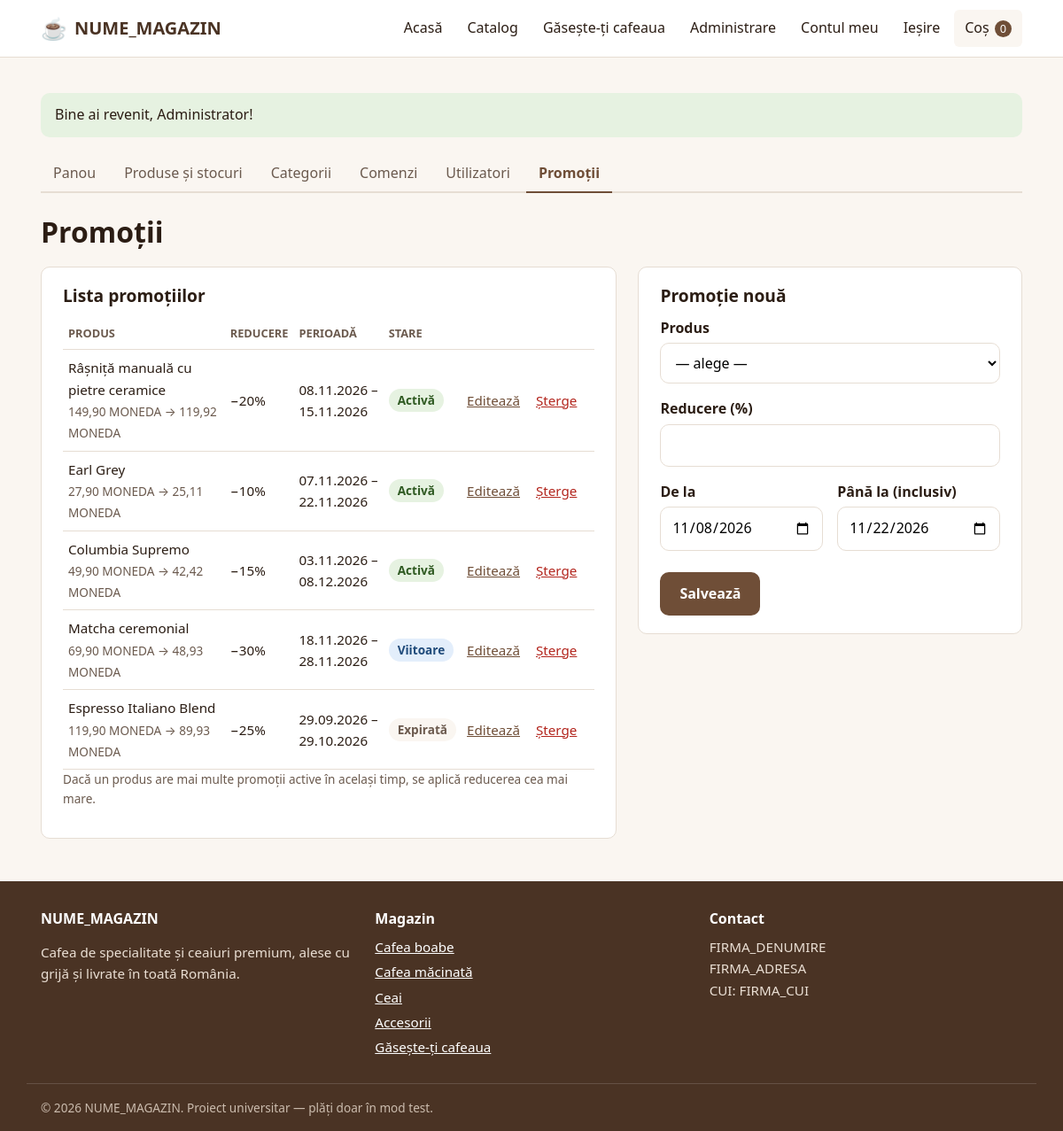
The app's page /admin/promotii.php (signed in) with its own data.
### tables this page shows
CREATE TABLE promotii (
    id         INT UNSIGNED AUTO_INCREMENT PRIMARY KEY,
    produs_id  INT UNSIGNED NOT NULL,
    procent    TINYINT UNSIGNED NOT NULL,
    data_start DATE NOT NULL,
    data_end   DATE NOT NULL,
    CONSTRAINT chk_promotii_procent CHECK (procent BETWEEN 1 AND 90),
    CONSTRAINT chk_promotii_perioada CHECK (data_end >= data_start),
    CONSTRAINT fk_promotii_produs FOREIGN KEY (produs_id)
        REFERENCES produse(id) ON DELETE CASCADE,
    INDEX idx_promotii_perioada (produs_id, data_start, data_end)
);

CREATE TABLE produse (
    id           INT UNSIGNED AUTO_INCREMENT PRIMARY KEY,
    categorie_id INT UNSIGNED NOT NULL,
    nume         VARCHAR(150) NOT NULL,
    descriere    TEXT,
    pret         DECIMAL(10,2) NOT NULL,
    gramaj       VARCHAR(50),                
    imagine      VARCHAR(255),               
    stoc         INT UNSIGNED NOT NULL DEFAULT 0,
    activ        TINYINT(1) NOT NULL DEFAULT 1,
    creat_la     DATETIME NOT NULL DEFAULT CURRENT_TIMESTAMP,
    CONSTRAINT chk_produse_pret CHECK (pret > 0),
     
    CONSTRAINT fk_produse_categorie FOREIGN KEY (categorie_id)
        REFERENCES categorii(id) ON DELETE RESTRICT ON UPDATE CASCADE,
    INDEX idx_produse_activ (activ, categorie_id)
);

CREATE TABLE categorii (
    id        INT UNSIGNED AUTO_INCREMENT PRIMARY KEY,
    nume      VARCHAR(100) NOT NULL UNIQUE,
    descriere TEXT,
    cota_tva  DECIMAL(5,2) NOT NULL DEFAULT 21.00,
    CONSTRAINT chk_categorii_tva CHECK (cota_tva >= 0 AND cota_tva <= 100)
);

### includes/db.php (called while the page is built, shortened)
<?php
function db(): PDO
{
    static $pdo = null;
    if ($pdo === null) {
        $dsn = 'mysql:host=' . DB_HOST . ';dbname=' . DB_NUME . ';charset=utf8mb4';
        $optiuni = [
            PDO::ATTR_ERRMODE            => PDO::ERRMODE_EXCEPTION,
            PDO::ATTR_DEFAULT_FETCH_MODE => PDO::FETCH_ASSOC,
            PDO::ATTR_EMULATE_PREPARES   => false,
        ];
        try {
            $pdo = new PDO($dsn, DB_UTILIZATOR, DB_PAROLA, $optiuni);
        } catch (PDOException $e) {
            http_response_code(500);
            exit(MOD_DEZVOLTARE
                ? 'Eroare conexiune DB: ' . htmlspecialchars($e->getMessage())
                : 'Serviciul este temporar indisponibil. Încercați mai târziu.');
        }
    }
    return $pdo;
}

### admin/promotii.php (the view, shortened to what this page needs)
<?php
$editId = filter_input(INPUT_GET, 'id', FILTER_VALIDATE_INT, ['options' => ['min_range' => 1]]) ?: null;
$form   = ['produs_id' => '', 'procent' => '', 'data_start' => date('Y-m-d'), 'data_end' => date('Y-m-d', strtotime('+14 days'))];
$promotii = db()->query(
    "SELECT pr.id, pr.procent, pr.data_start, pr.data_end, p.nume, p.pret,
            CASE WHEN CURDATE() < pr.data_start THEN 'viitoare'
                 WHEN CURDATE() > pr.data_end   THEN 'expirata'
                 ELSE 'activa' END AS stare,
            CASE WHEN CURDATE() < pr.data_start THEN 2
                 WHEN CURDATE() > pr.data_end   THEN 3
                 ELSE 1 END AS ordine              -- active, apoi viitoare, apoi expirate
       FROM promotii pr JOIN produse p ON p.id = pr.produs_id
      ORDER BY ordine, pr.data_end"
)->fetchAll();
require __DIR__ . '/../includes/header.php';
require __DIR__ . '/../includes/admin_meniu.php';
$etichete = ['activa' => 'Activă', 'viitoare' => 'Viitoare', 'expirata' => 'Expirată'];
?>
<h1>Promoții</h1>
<div class="checkout">
    <section class="card">
        <h2>Lista promoțiilor</h2>
        <?php if (!$promotii): ?>
            <p>Nu există promoții.</p>
        <?php else: ?>
        <table class="tabel-simplu">
            <thead>
                <tr><th scope="col">Produs</th><th scope="col">Reducere</th><th scope="col">Perioadă</th><th scope="col">Stare</th><th scope="col"><span class="vizual-ascuns">Acțiuni</span></th></tr>
            </thead>
            <tbody>
            <?php foreach ($promotii as $pr): ?>
                <tr<?= $editId === (int)$pr['id'] ? ' class="rand-selectat"' : '' ?>>
                    <td><?= e($pr['nume']) ?><br>
                        <span class="nota"><?= e(formatPret((float)$pr['pret'])) ?> → <?= e(formatPret(pretFinal((float)$pr['pret'], (int)$pr['procent']))) ?></span></td>
                    <td>−<?= (int)$pr['procent'] ?>%</td>
                    <td><?= e(date('d.m.Y', strtotime($pr['data_start']))) ?> –<br><?= e(date('d.m.Y', strtotime($pr['data_end']))) ?></td>
                    <td><span class="stare-promo stare-promo--<?= e($pr['stare']) ?>"><?= e($etichete[$pr['stare']]) ?></span></td>
                    <td class="actiuni">
                        <a href="<?= e(url('admin/promotii.php?id=' . $pr['id'])) ?>">Editează</a>
                        <form method="post" action="<?= e(url('admin/promotii.php')) ?>" data-confirma="Ștergi promoția pentru „<?= e($pr['nume']) ?>”?">
                            <button class="buton-sterge" type="submit">Șterge</button>
                        </form>
                    </td>
                </tr>
            <?php endforeach; ?>
            </tbody>
        </table>
        <?php endif; ?>
        <p class="nota">Dacă un produs are mai multe promoții active în același timp, se aplică reducerea cea mai mare.</p>
    </section>
    <section class="card">
        <h2><?= $editId ? 'Editează promoția' : 'Promoție nouă' ?></h2>
        <form method="post" action="<?= e(url('admin/promotii.php' . ($editId ? '?id=' . $editId : ''))) ?>">
            <div class="camp">
                <label for="produs_id">Produs</label>
                <select id="produs_id" name="produs_id" required>
                    <option value="">— alege —</option>
                </select>
            </div>
            <div class="camp">
                <label for="procent">Reducere (%)</label>
                <input id="procent" name="procent" type="number" min="1" max="90" value="<?= e((string)$form['procent']) ?>" required>
            </div>
            <div class="campuri-2">
                <div class="camp">
                    <label for="data_start">De la</label>
                    <input id="data_start" name="data_start" type="date" value="<?= e((string)$form['data_start']) ?>" required>
                </div>
                <div class="camp">
                    <label for="data_end">Până la (inclusiv)</label>
                    <input id="data_end" name="data_end" type="date" value="<?= e((string)$form['data_end']) ?>" required>
                </div>
            </div>
            <div class="butoane-form">
                <button class="buton" type="submit">Salvează</button>
            </div>
        </form>
    </section>
</div>
<?php require __DIR__ . '/../includes/footer.php'; ?>

### includes/footer.php (shortened to what this page needs)
</main>
<footer class="subsol">
    <div class="container subsol__grila">
        <section>
            <h2 class="subsol__titlu"><?= e(NUME_MAGAZIN) ?></h2>
            <p>Cafea de specialitate și ceaiuri premium, alese cu grijă și livrate în toată România.</p>
        </section>
        <section>
            <h2 class="subsol__titlu">Magazin</h2>
            <ul class="subsol__lista">
                <?php foreach (categoriiMeniu() as $cat): ?>
                    <li><a href="<?= e(url('catalog.php?categorie=' . $cat['id'])) ?>"><?= e($cat['nume']) ?></a></li>
                <?php endforeach; ?>
                <li><a href="<?= e(url('quiz.php')) ?>">Găsește-ți cafeaua</a></li>
            </ul>
        </section>
        <section>
            <h2 class="subsol__titlu">Contact</h2>
            <address>
                <?= e(FIRMA_DENUMIRE) ?><br>
                <?= e(FIRMA_ADRESA) ?><br>
                CUI: <?= e(FIRMA_CUI) ?>
            </address>
        </section>
    </div>
    <p class="container subsol__copyright">
        &copy; <?= date('Y') ?> <?= e(NUME_MAGAZIN) ?>. Proiect universitar — plăți doar în mod test.
    </p>
</footer>
</body>
</html>

### assets/css/style.css (style rules this page uses)
:root { --culoare-fundal: #faf6f1; --culoare-suprafata: #ffffff; --culoare-text: #2b1d14; --culoare-text-slab: #6b5a4e; --culoare-primara: #6f4e37; --culoare-primara-inchisa: #4a3324; --culoare-accent: #5a7d4d; --culoare-bordura: #e6ddd3; --culoare-reducere: #b3261e; --culoare-succes-fundal: #e6f2e1; --culoare-eroare-fundal: #fbe7e5; --font: system-ui, -apple-system, "Segoe UI", Roboto, Ubuntu, sans-serif; --raza: 10px; --umbra: 0 2px 8px rgba(43, 29, 20, .08); --latime-max: 1140px; }
*, *::before, *::after { box-sizing: border-box; }
body { margin: 0; font-family: var(--font); font-size: 1rem; line-height: 1.6; color: var(--culoare-text); background: var(--culoare-fundal); display: flex; flex-direction: column; min-height: 100vh; }
a { color: var(--culoare-primara); }
h1, h2, h3 { line-height: 1.25; margin: 0 0 .6em; }
.container { width: 100%; max-width: var(--latime-max); margin: 0 auto; padding: 0 16px; }
.buton { display: inline-block; padding: 10px 20px; border: 2px solid var(--culoare-primara); border-radius: var(--raza); background: var(--culoare-primara); color: #fff; font: inherit; font-weight: 600; text-decoration: none; cursor: pointer; transition: background .15s, border-color .15s; }
.camp { margin-bottom: 16px; }
.camp label { display: block; font-weight: 600; margin-bottom: 4px; }
.camp input, .camp select, .camp textarea { width: 100%; padding: 10px 12px; font: inherit; border: 1px solid var(--culoare-bordura); border-radius: var(--raza); background: #fff; }
.subsol { background: var(--culoare-primara-inchisa); color: #eadfd4; padding-top: 32px; font-size: .95rem; }
.subsol a { color: #fff; }
.subsol__grila { display: grid; gap: 24px; grid-template-columns: repeat(auto-fit, minmax(200px, 1fr)); }
.subsol__titlu { font-size: 1rem; color: #fff; }
.subsol__lista { list-style: none; margin: 0; padding: 0; }
.subsol__lista li { margin-bottom: 4px; }
.subsol address { font-style: normal; }
.subsol__copyright { border-top: 1px solid rgba(255,255,255,.15); margin-top: 24px; padding-top: 16px; padding-bottom: 16px; font-size: .85rem; color: #cbbcae; }
.nota { font-size: .85rem; color: var(--culoare-text-slab); margin-top: 0; }
.card { background: var(--culoare-suprafata); border: 1px solid var(--culoare-bordura); border-radius: var(--raza); padding: 20px 24px; margin-bottom: 24px; }
.card h2 { font-size: 1.2rem; }
.buton-sterge { background: none; border: 0; padding: 6px; font: inherit; cursor: pointer; color: var(--culoare-reducere); text-decoration: underline; }
.checkout { display: grid; gap: 24px; align-items: start; }
@media (min-width: 900px) { .checkout { grid-template-columns: 3fr 2fr; } }
.checkout .card { margin-bottom: 0; }
.tabel-simplu, .tabel-tva { width: 100%; border-collapse: collapse; font-size: .95rem; }
.tabel-simplu th, .tabel-simplu td, .tabel-tva th, .tabel-tva td { padding: 8px 6px; text-align: left; border-bottom: 1px solid var(--culoare-bordura); }
.tabel-simplu thead th, .tabel-tva thead th { font-size: .8rem; text-transform: uppercase; color: var(--culoare-text-slab); }
.tabel-simplu td:not(:first-child), .tabel-tva td { white-space: nowrap; }
.card { overflow-x: auto; }
td.actiuni { white-space: nowrap; }
td.actiuni > a, td.actiuni > form { display: inline-block; vertical-align: middle; margin: 0 8px 0 0; }
.campuri-2, .campuri-3 { display: grid; gap: 0 16px; }
@media (min-width: 640px) { .campuri-2 { grid-template-columns: 1fr 1fr; } }
.butoane-form { display: flex; gap: 12px; flex-wrap: wrap; margin-top: 8px; }
.stare-promo { display: inline-block; padding: 2px 10px; border-radius: 999px; font-size: .85rem; font-weight: 600; white-space: nowrap; }
.stare-promo--activa { background: var(--culoare-succes-fundal); color: #2f5a22; }
.stare-promo--viitoare { background: #e3eefb; color: #1f4a7a; }
.stare-promo--expirata { background: var(--culoare-fundal); color: var(--culoare-text-slab); }

### records on screen
promotii: produs.nume "Râșniță manuală cu pietre ceramice", produs.pret "149,90 MONEDA", produs+procent "119,92 MONEDA", procent "20", data_start "08.11.2026", data_end "15.11.2026", stare "Activă"
promotii: produs.nume "Earl Grey", produs.pret "27,90 MONEDA", produs+procent "25,11 MONEDA", procent "10", data_start "07.11.2026", data_end "22.11.2026", stare "Activă"
promotii: produs.nume "Columbia Supremo", produs.pret "49,90 MONEDA", produs+procent "42,42 MONEDA", procent "15", data_start "03.11.2026", data_end "08.12.2026", stare "Activă"
promotii: produs.nume "Matcha ceremonial", produs.pret "69,90 MONEDA", produs+procent "48,93 MONEDA", procent "30", data_start "18.11.2026", data_end "28.11.2026", stare "Viitoare"
promotii: produs.nume "Espresso Italiano Blend", produs.pret "119,90 MONEDA", produs+procent "89,93 MONEDA", procent "25", data_start "29.09.2026", data_end "29.10.2026", stare "Expirată"
categorii: nume "Cafea boabe"
categorii: nume "Cafea măcinată"
categorii: nume "Ceai"
categorii: nume "Accesorii"

### other values on screen
NUME_MAGAZIN "NUME_MAGAZIN"
$nrCos "0"
$mesaj['text'] "Bine ai revenit, Administrator!"
$eticheta "Panou"
$eticheta "Produse și stocuri"
$eticheta "Categorii"
$eticheta "Comenzi"
$eticheta "Utilizatori"
$eticheta "Promoții"
FIRMA_DENUMIRE "FIRMA_DENUMIRE"
FIRMA_ADRESA "FIRMA_ADRESA"
FIRMA_CUI "FIRMA_CUI"
